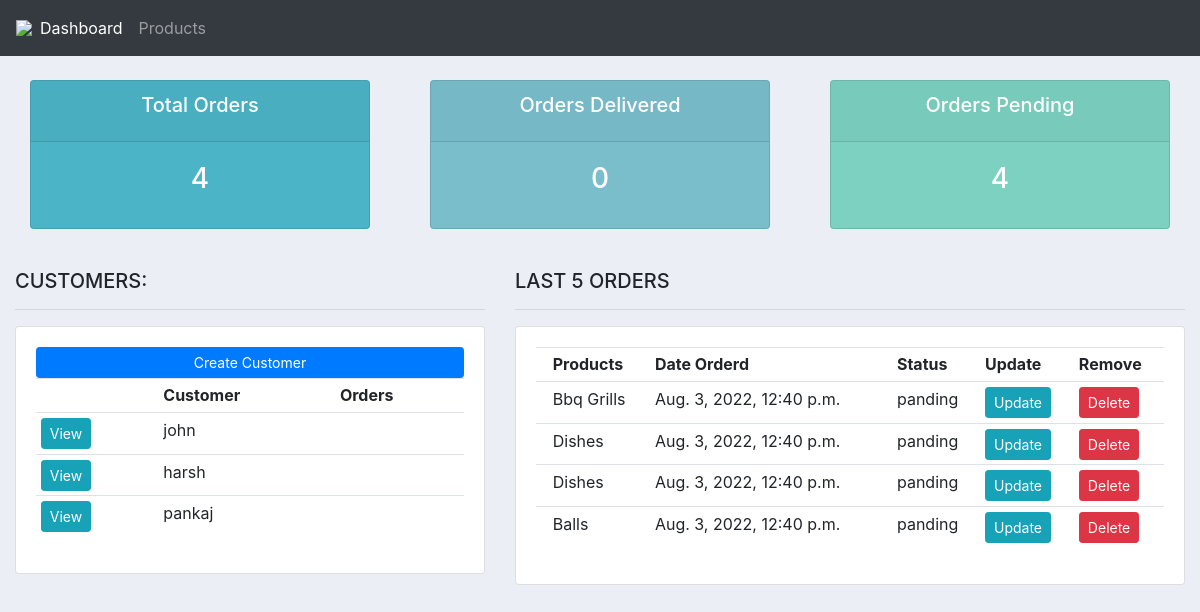
/, run on an earlier commit of the app's database.
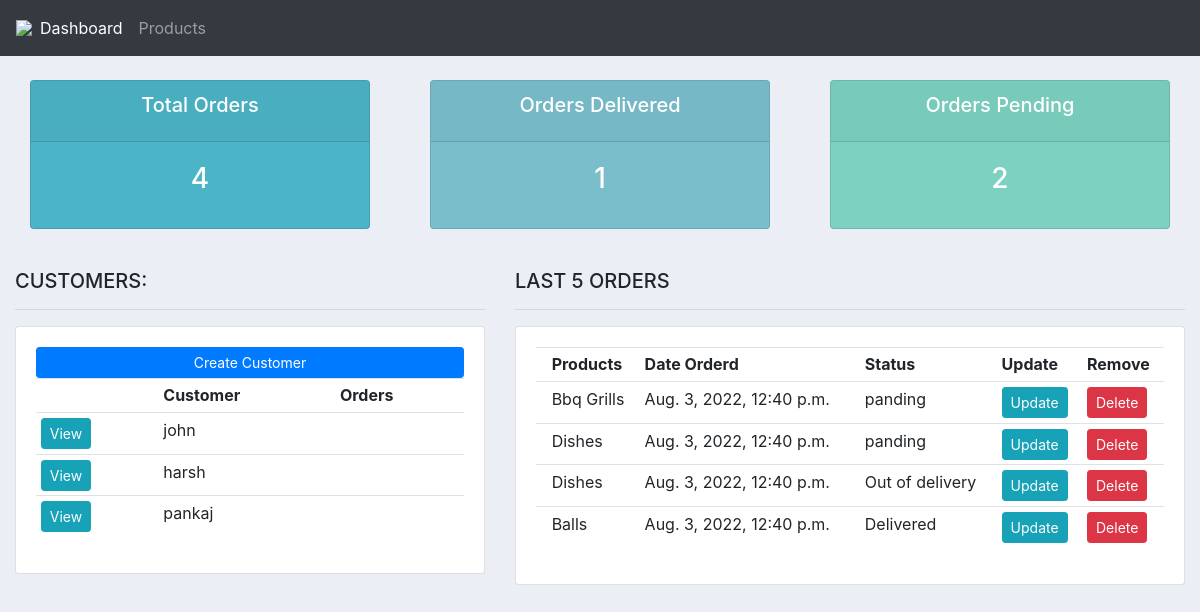
And on a later commit of the database.
### base/models.py (models this page shows, shortened)
class Order(models.Model):
    STATUS = (
        ("panding","panding"),
        ('Out of delivery', 'Out of delivery'),
        ('Delivered','Delivered'),
        )
    customer = models.ForeignKey(Customer, null=True, on_delete=models.SET_NULL)
    product = models.ForeignKey(Product, null=True, on_delete=models.SET_NULL)
    date_created = models.DateTimeField(auto_now_add=True, null=True)
    status = models.CharField(max_length=200, null=True, choices=STATUS)

class Product(models.Model):
    CATEGORY = (
        ("Indoor", "Indoor"),
        ("Out Door", "Out Door"),
    )
    name = models.CharField(max_length=50, null=True)
    price = models.FloatField(null=True)
    category = models.CharField(max_length=50, null=True, choices=CATEGORY)
    description = models.CharField(max_length=500, null=True, blank=True)
    date_created = models.DateTimeField(auto_now_add=True, null=True)
    tags = models.ManyToManyField(Tag)
    def __str__(self) -> str:
        return self.name

### base/views.py (the view)
# urls.py: path('',views.home, name="home"),
def home(request):
    orders = Order.objects.all()
    customers = Customer.objects.all()
    total_customers = customers.count()
    total_orders = orders.count()
    delivered = orders.filter(status='Delivered').count()
    panding = orders.filter(status='panding').count()
    context = {'orders': orders,
    'customers':customers, 'total_customer':total_customers, 'total_orders':total_orders, 'delivered': delivered, 'panding':panding}
    return render(request, 'base/dashboard.html', context)

### base/templates/base/dashboard.html (shortened to what this page needs)
{% extends 'base/main.html' %}
{% block body %}
{% include 'base/status.html' %}
<br>
<div class="row">
    <div class="col-md-5">
        <h5>CUSTOMERS:</h5>
        <hr>
        <div class="card card-body">
            <a class="btn btn-primary btn-sm btn-block" href="">Create Customer </a>
            <table class="table table-sm">
                <tr>
                    <th></th>
                    <th>Customer</th>
                    <th>Orders</th>
                </tr>
                {% for customer in customers %}
                <tr>
                    <th><a class="btn btn-sm btn-info" href="{% url 'customer' customer.id %}">View</th>
                    <td>{{customer.name}}</td>
                    <td>{{customer.order}}</td>
                {% endfor %}
            </table>
        </div>
    </div>
    <div class="col-md-7">
        <h5>LAST 5 ORDERS</h5>
        <hr>
        <div class="card card-body">
            <table class="table table-sm">
                <tr>
                    <th></th>
                    <th>Products</th>
                    <th>Date Orderd</th>
                    <th>Status</th>
                    <th>Update</th>
                    <th>Remove</th>
                </tr>
                {% for order in orders %}
                <tr>
                    <th></th>
                    <td>{{order.product}}</td>
                    <td>{{order.date_created}}</td>
                    <td>{{order.status}}</td>
                    <td><a type="button" class="btn btn-sm btn-info" href="{% url 'updateorder' order.id %}">Update</a></td>
                    <td><a type="button" class="btn btn-sm btn-danger" href="{% url 'deleteorder' order.id %}">Delete</a></td>
                {% endfor %}
            </table>
        </div>
    </div>
</div>
{% endblock body %}

What changed in the data, as far as the page shows it:
changed Order: status "panding" → "Out of delivery"
changed Order "Balls": status "panding" → "Delivered"
Also different on the page:
{{ delivered }}: "0" → "1"
{{ panding }}: "4" → "2"
